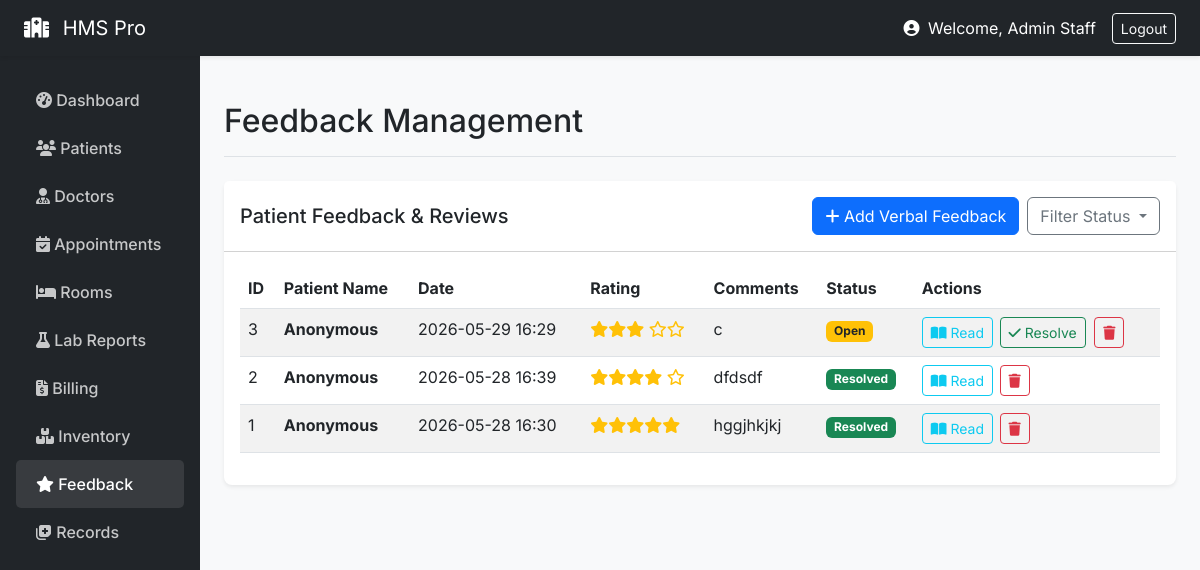
/staff/feedback (signed in), run on the app's committed database.
### models/__init__.py (models this page shows, shortened)
class User(UserMixin, db.Model):
    id = db.Column(db.Integer, primary_key=True)
    email = db.Column(db.String(120), unique=True, nullable=False)
    name = db.Column(db.String(100), nullable=False)
    role = db.Column(db.String(20), nullable=False)
    password_hash = db.Column(db.String(200), nullable=False)
    age = db.Column(db.Integer)
    gender = db.Column(db.String(10))
    staff_role = db.Column(db.String(50))
    department = db.Column(db.String(50))
    staff_id = db.Column(db.String(20))
    created_at = db.Column(db.DateTime, default=datetime.utcnow)

class Feedback(db.Model):
    id = db.Column(db.Integer, primary_key=True)
    patient_id = db.Column(db.Integer, db.ForeignKey('user.id'))
    patient_name = db.Column(db.String(100))
    rating = db.Column(db.Integer)
    comment = db.Column(db.Text)
    status = db.Column(db.String(20), default='Open')
    created_at = db.Column(db.DateTime, default=datetime.now)
    patient = db.relationship('User', foreign_keys=[patient_id])

### routes/staff.py (the view, shortened to what this page needs)
@staff_bp.route('/feedback', methods=['GET', 'POST'])
def feedback():
    query = Feedback.query
    if request.args.get('status') == 'Resolved':
        query = query.filter_by(status='Resolved')
    feedbacks = query.order_by(Feedback.created_at.desc()).all()
    return render_template('feedback.html', feedbacks=feedbacks)

### models/__init__.py (called while the page is built)
@login_manager.user_loader
def load_user(user_id):
    return User.query.get(int(user_id))

### routes/staff.py (called while the page is built)
def staff_required(f):
    @wraps(f)
    def decorated_function(*args, **kwargs):
        if current_user.role != 'staff':
            flash('Staff access only', 'danger')
            return redirect(url_for('auth.login'))
        return f(*args, **kwargs)
    return decorated_function

@staff_bp.before_request
@login_required
@staff_required
def before_request():
    pass

### templates/feedback.html (shortened to what this page needs)
{% extends "base.html" %}
{% block page_title %}Feedback Management{% endblock %}
{% block content %}
<div class="card">
    <div class="card-header bg-white d-flex justify-content-between align-items-center py-3">
        <h5 class="mb-0">Patient Feedback & Reviews</h5>
        <div class="d-flex gap-2">
            <button type="button" class="btn btn-primary" data-bs-toggle="modal" data-bs-target="#addFeedbackModal">
                <i class="fas fa-plus"></i> Add Verbal Feedback
            </button>
            <div class="dropdown">
                <button class="btn btn-outline-secondary dropdown-toggle" type="button" data-bs-toggle="dropdown">
                    Filter Status
                </button>
            </div>
        </div>
    </div>
    <div class="card-body">
        {% if feedbacks|length == 0 %}
        <div class="text-center text-muted py-5">
            <i class="fas fa-star fa-3x mb-3"></i>
            <p>No feedback found.</p>
        </div>
        {% else %}
        <table class="table table-striped table-hover datatable w-100">
            <thead>
                <tr>
                    <th>ID</th>
                    <th>Patient Name</th>
                    <th>Date</th>
                    <th>Rating</th>
                    <th>Comments</th>
                    <th>Status</th>
                    <th>Actions</th>
                </tr>
            </thead>
            <tbody>
                {% for fb in feedbacks %}
                <tr>
                    <td>{{ fb.id }}</td>
                    <td><strong>{{ fb.patient.name if fb.patient else (fb.patient_name if fb.patient_name else 'Anonymous') }}</strong></td>
                    <td>{{ fb.created_at.strftime('%Y-%m-%d %H:%M') if fb.created_at else 'N/A' }}</td>
                    <td>
                        <span class="text-warning">
                            {% for i in range(fb.rating or 0) %}<i class="fas fa-star"></i>{% endfor %}
                            {% for i in range(5 - (fb.rating or 0)) %}<i class="far fa-star"></i>{% endfor %}
                        </span>
                    </td>
                    <td>
                        <span title="{{ fb.comment }}">
                            {{ fb.comment[:60] + '...' if fb.comment and fb.comment|length > 60 else fb.comment }}
                        </span>
                    </td>
                    <td>
                        {% if fb.status == 'Resolved' %}
                        <span class="badge bg-success">Resolved</span>
                        {% else %}
                        <span class="badge bg-warning text-dark">Open</span>
                        {% endif %}
                    </td>
                    <td class="text-nowrap">
                        <button class="btn btn-sm btn-outline-info" title="Read Full" onclick="viewComment('{{ fb.patient.name if fb.patient else 'Anonymous' }}', '{{ fb.rating }}', {{ fb.comment|tojson|safe if fb.comment else '\"\"' }})">
                            <i class="fas fa-book-open"></i> Read
                        </button>
                        {% if fb.status != 'Resolved' %}
                        <form action="{{ url_for('staff.resolve_feedback', id=fb.id) }}" method="POST" class="action-form">
                            <button type="submit" class="btn btn-sm btn-outline-success" title="Mark Resolved"><i class="fas fa-check"></i> Resolve</button>
                        </form>
                        {% endif %}
                        <form action="{{ url_for('staff.delete_feedback', id=fb.id) }}" method="POST" class="action-form" onsubmit="return confirm('Delete this feedback?');">
                            <button type="submit" class="btn btn-sm btn-outline-danger" title="Delete"><i class="fas fa-trash"></i></button>
                        </form>
                    </td>
                </tr>
                {% endfor %}
            </tbody>
        </table>
        {% endif %}
    </div>
</div>
{% endblock %}

### templates/base.html (shortened to what this page needs)
<!doctype html>
<html lang="en">
<head>
  <link href="https://cdn.jsdelivr.net/npm/bootstrap@5.3.0/dist/css/bootstrap.min.css" rel="stylesheet">
  <link rel="stylesheet" href="https://cdnjs.cloudflare.com/ajax/libs/font-awesome/6.4.0/css/all.min.css">
</head>
<body>
{% if current_user.is_authenticated %}
<nav class="navbar navbar-dark bg-dark sticky-top shadow-sm">
  <div class="container-fluid px-4">
    <a class="navbar-brand" href="/"><i class="fas fa-hospital me-2"></i> HMS Pro</a>
    <div class="d-flex align-items-center text-white">
      <span class="me-3">
        <i class="fas fa-user-circle me-1"></i> Welcome, {{ current_user.name.split('@')[0] if '@' in current_user.name else current_user.name }}
      </span>
      <a class="btn btn-outline-light btn-sm" href="{{ url_for('auth.logout') }}">Logout</a>
    </div>
  </div>
</nav>
{% endif %}
<div id="main-wrapper">
    {% if not current_user.is_authenticated %}
        <div class="container mt-5">
    {% else %}
        <div class="container-fluid">
            <div class="row">
                <nav class="col-md-2 d-none d-md-block sidebar px-3">
                    <ul class="nav flex-column">
                        {% if current_user.role == 'staff' %}
                            <li class="nav-item">
                                <a class="nav-link {{ 'active' if request.endpoint == 'staff.dashboard' else '' }}" href="{{ url_for('staff.dashboard') }}"><i class="fas fa-tachometer-alt"></i> Dashboard</a>
                            </li>
                            <li class="nav-item">
                                <a class="nav-link {{ 'active' if request.endpoint == 'staff.patients' else '' }}" href="{{ url_for('staff.patients') }}"><i class="fas fa-users"></i> Patients</a>
                            </li>
                            <li class="nav-item">
                                <a class="nav-link {{ 'active' if request.endpoint == 'staff.doctors' else '' }}" href="{{ url_for('staff.doctors') }}"><i class="fas fa-user-md"></i> Doctors</a>
                            </li>
                            <li class="nav-item">
                                <a class="nav-link {{ 'active' if request.endpoint == 'staff.appointments' else '' }}" href="{{ url_for('staff.appointments') }}"><i class="fas fa-calendar-check"></i> Appointments</a>
                            </li>
                            <li class="nav-item">
                                <a class="nav-link {{ 'active' if request.endpoint == 'staff.rooms' else '' }}" href="{{ url_for('staff.rooms') }}"><i class="fas fa-bed"></i> Rooms</a>
                            </li>
                            <li class="nav-item">
                                <a class="nav-link {{ 'active' if request.endpoint == 'staff.lab' else '' }}" href="{{ url_for('staff.lab') }}"><i class="fas fa-flask"></i> Lab Reports</a>
                            </li>
                            <li class="nav-item">
                                <a class="nav-link {{ 'active' if request.endpoint == 'staff.billing' else '' }}" href="{{ url_for('staff.billing') }}"><i class="fas fa-file-invoice-dollar"></i> Billing</a>
                            </li>
                            <li class="nav-item">
                                <a class="nav-link {{ 'active' if request.endpoint == 'staff.inventory' else '' }}" href="{{ url_for('staff.inventory') }}"><i class="fas fa-boxes"></i> Inventory</a>
                            </li>
                            <li class="nav-item">
                                <a class="nav-link {{ 'active' if request.endpoint == 'staff.feedback' else '' }}" href="{{ url_for('staff.feedback') }}"><i class="fas fa-star"></i> Feedback</a>
                            </li>
                            <li class="nav-item">
                                <a class="nav-link {{ 'active' if request.endpoint == 'staff.records' else '' }}" href="{{ url_for('staff.records') }}"><i class="fas fa-notes-medical"></i> Records</a>
                            </li>
                        {% endif %}
                    </ul>
                </nav>
                <main class="col-md-10 ms-sm-auto px-md-4 main-content">
                    <div class="d-flex justify-content-between flex-wrap flex-md-nowrap align-items-center pt-3 pb-2 mb-4 border-bottom">
                        <h1 class="h2">{% block page_title %}{% endblock %}</h1>
                    </div>
    {% endif %}
    {% block content %}{% endblock %}
    {% if current_user.is_authenticated %}
                </main>
            </div>
        </div>
    {% else %}
        </div>
    {% endif %}
</div>
</body>
</html>

### templates/base.html (style rules this page uses)
body { background-color: #f8f9fa; font-family: 'Inter', sans-serif; }
.sidebar { min-height: 100vh; background-color: #212529; color: white; padding-top: 20px; }
.sidebar .nav-link { color: rgba(255,255,255,.75); padding: 12px 20px; font-weight: 500; }
.sidebar .nav-link:hover, .sidebar .nav-link.active { color: white; background-color: rgba(255,255,255,.1); border-radius: 5px; }
.main-content { padding: 30px; }
.card { box-shadow: 0 0.125rem 0.25rem rgba(0,0,0,.075); border: none; border-radius: 0.5rem; margin-bottom: 20px; }
.action-form { display: inline-block; margin: 0 2px; }

### data on the page
User: name "Admin Staff"
Feedback: id "3", patient "Anonymous", created_at "2026-05-29 16:29", rating 3 (drawn), comment "c", status "Open"
Feedback: id "2", patient "Anonymous", created_at "2026-05-28 16:39", rating 4 (drawn), comment "dfdsdf", status "Resolved"
Feedback: id "1", patient "Anonymous", created_at "2026-05-28 16:30", rating 5 (drawn), comment "hggjhkjkj", status "Resolved"
